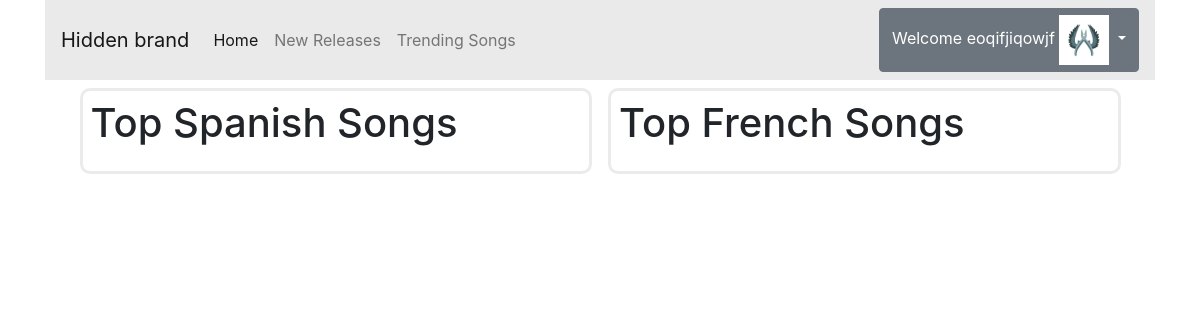
/trendingSongs/ (signed in), run on the app's committed database.
### accounts/models.py (models this page shows, shortened)
class CustomUser(AbstractUser):
    age = models.PositiveIntegerField(null=True, blank=True)

class UserProfile(models.Model):
    user = models.OneToOneField(CustomUser, on_delete=models.CASCADE)
    profile_picture = models.ImageField(default='default.jpg',upload_to='profile_pictures')
    bio = models.TextField(max_length=1500, blank=True)

### main/views.py (the view)
# urls.py: path('trendingSongs/', views.trendingSongs, name='trendingSongs')
def trendingSongs(request):
    sp = authentication()
    top_songsSpainURI = 'spotify:playlist:37i9dQZEVXbNFJfN1Vw8d9'
    top_songsFranceURI = 'spotify:playlist:37i9dQZEVXbIPWwFssbupI'
    top_spainsongsResults = sp.playlist_tracks(top_songsSpainURI)
    top_francesongsResults = sp.playlist_tracks(top_songsFranceURI)
    topfrancesongs = top_francesongsResults['items']
    topspainsongs = top_spainsongsResults['items']
    while top_spainsongsResults['next']:
        top_spainsongsResults = sp.next(top_spainsongsResults)
        topspainsongs.extend(top_spainsongsResults['items'])
    while top_francesongsResults['next']:
        top_francesongsResults = sp.next(top_francesongsResults)
        topfrancesongs.extend(top_francesongsResults['items'])
    return render(request, 'trendingSongs.html', { 'topspainsongs': topspainsongs,'topfrancesongs': topfrancesongs})

### main/views.py (called while the page is built)
def authentication():
    sp = spotipy.Spotify(auth_manager=SpotifyClientCredentials(client_id="a2be13064936401992b518216aade28c",
                                                           client_secret="ef320547195a4b80b5fe92c931486723"))
    return sp

### main/templates/trendingSongs.html (shortened to what this page needs)
{% extends "base.html" %}
{% load static %}
{% load crispy_forms_tags %}
{% block content %}
<div class="row justify-content-md-center">
    <div id="songDiv" class="col-md-5 p-2 m-2">
        <h1 class="pb-2">Top Spanish Songs</h1>
    </div>
    <div id="songDiv" class="col-md-5 p-2 m-2">
        <h1 class="pb-2">Top French Songs</h1>
    </div>
</div>
{% endblock %}

### main/templates/navbar.html (shortened to what this page needs)
<div class="container">
  <nav class="navbar navbar-expand-lg navbar-light" style="background-color: #eaeaea;">
    <div class="collapse navbar-collapse" id="navbarTogglerDemo01">
      <a class="navbar-brand" href="#">Hidden brand</a>
      <ul class="navbar-nav mr-auto mt-2 mt-lg-0">
        <li class="nav-item active">
          <a class="nav-link" href="{% url 'main:home' %}">Home <span class="sr-only">(current)</span></a>
        </li>
        <li class="nav-item">
          <a class="nav-link" href="{% url 'main:home' %}">New Releases</a>
        </li>
        <li class="nav-item">
          <a class="nav-link" href="{% url 'main:trendingSongs' %}">Trending Songs</a>
        </li>
      </ul>
      {% if user.is_authenticated %}
      <div class="dropdown justify-content-right">
        <button class="btn btn-secondary dropdown-toggle" type="button" id="dropdownMenuButton" data-toggle="dropdown" aria-haspopup="true" aria-expanded="false">
          Welcome {{ user.username }}
          <img id="imageprofile" src="{{ user.userprofile.profile_picture.url }}"></a>
        </button>
      </div>
      {% else %}
      <div class="justify-content-right">
        <a href="{% url 'accounts:signin' %}">SignIn</a>
        <a href="{% url 'accounts:signup' %}">SignUp</a>
      </div>
      {% endif %}
    </div>
 </nav>
</div>

### static/css/style.css (style rules this page uses)
#imageprofile { max-width: 50px; max-height: 50px; }
#songDiv { border-style: solid; border-color: rgba(211, 211, 211, 0.456); border-radius: 10px; }

### data on the page
CustomUser: username "eoqifjiqowjf", userprofile.profile_picture (placeholder picture)
